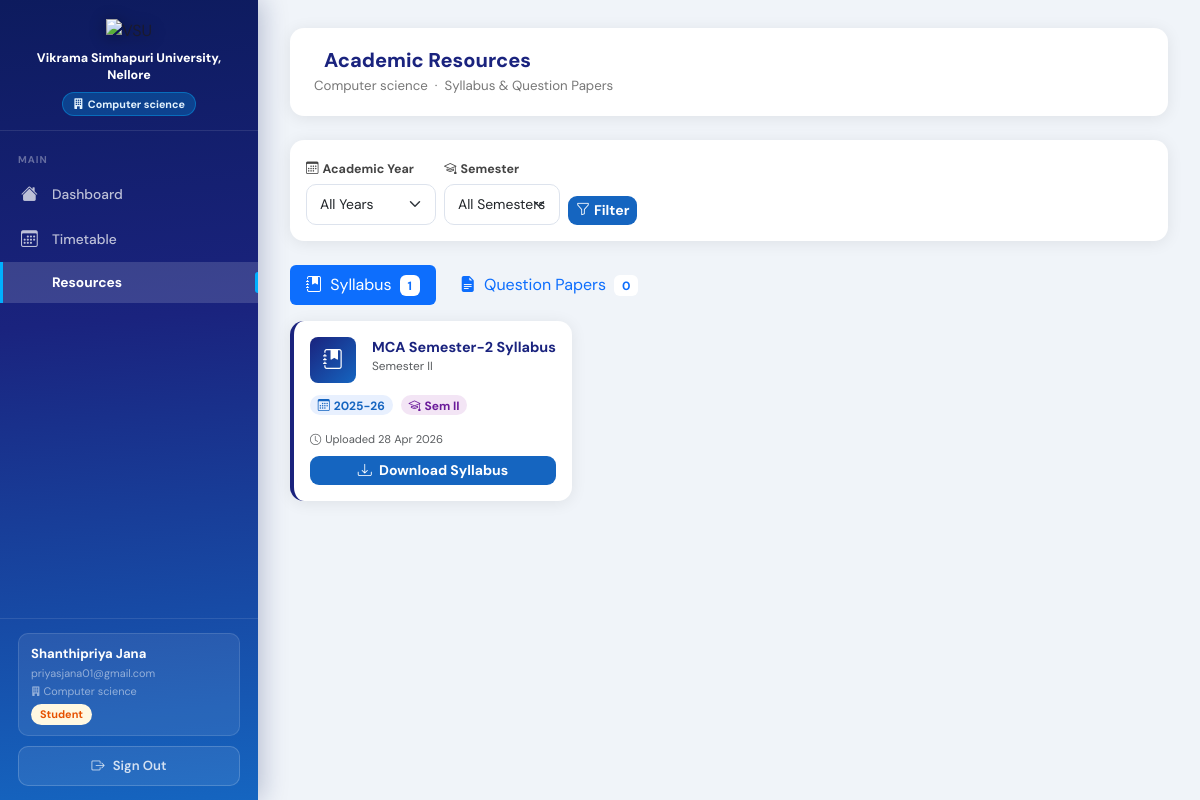
Page /resources/ (signed in) on the committed database.
### accounts/models.py (models this page shows, shortened)
class User(AbstractBaseUser, PermissionsMixin):
    ROLE_CHOICES = [
        ('assistant', 'Assistant'),
        ('faculty',   'Faculty'),
        ('student',   'Student'),
    ]
    email         = models.EmailField(unique=True)
    full_name     = models.CharField(max_length=150)
    department    = models.CharField(max_length=200, blank=True, default='')
    role          = models.CharField(max_length=20, choices=ROLE_CHOICES, default='student')
    semester      = models.CharField(max_length=5, choices=SEMESTER_CHOICES, blank=True, default='')
    academic_year = models.CharField(max_length=10, blank=True, default='', help_text='e.g. 2024-25')
    is_active     = models.BooleanField(default=True)
    is_staff      = models.BooleanField(default=False)
    date_joined   = models.DateTimeField(auto_now_add=True)
    USERNAME_FIELD  = 'email'
    REQUIRED_FIELDS = ['full_name']
    objects = UserManager()
    class Meta:
        verbose_name        = 'User'
        verbose_name_plural = 'Users'
        ordering            = ['role', 'email']
    @property
    def is_assistant(self):
        return self.role == 'assistant'
    @property
    def is_student(self):
        return self.role == 'student'

### core/models.py (models this page shows, shortened)
class Syllabus(models.Model):
    department   = models.CharField(max_length=200)
    academic_year = models.CharField(max_length=10, help_text='e.g. 2024-25')
    semester     = models.CharField(max_length=5, choices=SEMESTER_CHOICES)
    title        = models.CharField(max_length=300, help_text='Short description, e.g. B.Tech CSE Semester III Syllabus')
    file         = models.FileField(upload_to='syllabus/')
    uploaded_at  = models.DateTimeField(auto_now_add=True)
    uploaded_by  = models.CharField(max_length=150, blank=True)
    class Meta:
        verbose_name_plural = 'Syllabi'
        ordering = ['department', 'academic_year', 'semester']
        unique_together = ('department', 'academic_year', 'semester')

### core/views.py (the view)
# urls.py: path('resources/',          views.resources_view,    name='resources'),
@login_required
def resources_view(request):
    is_super   = _is_super(request)
    user_dept  = _user_dept(request)
    is_student = request.user.is_student
    if is_super:
        all_depts     = _all_departments()
        selected_dept = request.GET.get('dept', all_depts[0] if all_depts else '')
    else:
        selected_dept = user_dept    # LOCKED — ignore any ?dept= param
    all_years = sorted(set(
        list(Syllabus.objects.filter(department=selected_dept)
             .values_list('academic_year', flat=True).distinct()) +
        list(OldQuestionPaper.objects.filter(department=selected_dept)
             .values_list('academic_year', flat=True).distinct())
    ), reverse=True)
    selected_year = request.GET.get('year', '')
    selected_sem  = request.GET.get('semester', '')
    f = {'department': selected_dept}
    if selected_year:
        f['academic_year'] = selected_year
    if selected_sem:
        f['semester'] = selected_sem
    syllabi = Syllabus.objects.filter(**f).order_by('semester')
    papers  = OldQuestionPaper.objects.filter(**f).order_by('semester', 'subject_name')
    context = {
        'is_student':       is_student,
        'syllabi':          syllabi,
        'papers':           papers,
        'all_depts':        _all_departments() if is_super else [],
        'selected_dept':    selected_dept,
        'user_dept':        user_dept,
        'is_super':         is_super,
        'all_years':        all_years,
        'selected_year':    selected_year,
        'selected_sem':     selected_sem,
        'semester_choices': SEMESTER_CHOICES,
    }
    return render(request, 'core/resources.html', context)

### core/views.py (called while the page is built)
def _user_dept(request):
    return (getattr(request.user, 'department', '') or '').strip()

def _is_super(request):
    return request.user.is_authenticated and request.user.is_assistant and not _user_dept(request)

### templates/core/resources.html (shortened to what this page needs)
{% extends "base.html" %}
{% block content %}
<div class="page-hdr">
  <div>
    <h4> Academic Resources</h4>
    <p>
      {% if is_student %}
        {{ user.department }} &nbsp;·&nbsp; Syllabus &amp; Question Papers
      {% else %}
        Syllabus &amp; Old Question Papers
      {% endif %}
    </p>
  </div>
</div>
{% if is_student %}
<div class="card mb-4">
  <div class="card-body">
    <form method="get" class="row g-2 align-items-end">
      <div class="col-auto">
        <label class="form-label fw-bold" style="font-size:.78rem;"><i class="bi bi-calendar3 me-1"></i>Academic Year</label>
        <select name="year" id="year-select-student" class="form-select form-select-sm" style="min-width:130px;">
          <option value="">All Years</option>
        </select>
      </div>
      <div class="col-auto">
        <label class="form-label fw-bold" style="font-size:.78rem;"><i class="bi bi-mortarboard me-1"></i>Semester</label>
        <select name="semester" class="form-select form-select-sm">
          <option value="">All Semesters</option>
        </select>
      </div>
      <div class="col-auto">
        <button type="submit" class="btn btn-primary btn-sm"><i class="bi bi-funnel me-1"></i>Filter</button>
      </div>
    </form>
  </div>
</div>
{% if syllabi or papers %}
<ul class="nav nav-pills mb-3 gap-2" id="resourceTabs">
  <li class="nav-item">
    <a class="nav-link active" data-bs-toggle="pill" href="#tab-syllabus">
      <i class="bi bi-journal-bookmark-fill me-1"></i> Syllabus
      <span class="badge bg-white text-primary ms-1">{{ syllabi|length }}</span>
    </a>
  </li>
  <li class="nav-item">
    <a class="nav-link" data-bs-toggle="pill" href="#tab-papers">
      <i class="bi bi-file-earmark-text-fill me-1"></i> Question Papers
      <span class="badge bg-white text-primary ms-1">{{ papers|length }}</span>
    </a>
  </li>
</ul>
<div class="tab-content">
  <div class="tab-pane fade show active" id="tab-syllabus">
    {% if syllabi %}
    <div class="row g-3">
      {% for s in syllabi %}
      <div class="col-md-6 col-lg-4">
        <div class="card h-100" style="border-left:4px solid var(--primary);">
          <div class="card-body d-flex flex-column">
            <div class="d-flex align-items-start gap-3 mb-2">
              <div class="rounded-3 d-flex align-items-center justify-content-center flex-shrink-0"
                   style="width:46px;height:46px;background:linear-gradient(135deg,#1a237e,#1565c0);">
                <i class="bi bi-journal-bookmark-fill text-white fs-5"></i>
              </div>
              <div>
                <div class="fw-bold" style="font-size:.9rem;color:var(--primary);">{{ s.title }}</div>
                <div class="text-muted" style="font-size:.74rem;">Semester {{ s.semester }}</div>
              </div>
            </div>
            <div class="d-flex gap-2 flex-wrap mt-1 mb-3">
              <span class="badge rounded-pill" style="background:#e8f0fe;color:#1565c0;">
                <i class="bi bi-calendar3 me-1"></i>{{ s.academic_year }}
              </span>
              <span class="badge rounded-pill" style="background:#f3e5f5;color:#6a1b9a;">
                <i class="bi bi-mortarboard me-1"></i>Sem {{ s.semester }}
              </span>
            </div>
            <div class="mt-auto">
              <div class="text-muted mb-2" style="font-size:.7rem;"><i class="bi bi-clock me-1"></i>Uploaded {{ s.uploaded_at|date:"d M Y" }}</div>
              <a href="{{ s.file.url }}" target="_blank" class="btn btn-primary btn-sm w-100">
                <i class="bi bi-download me-1"></i> Download Syllabus
              </a>
            </div>
          </div>
        </div>
      </div>
      {% endfor %}
    </div>
    {% else %}
    <div class="card p-4 text-center text-muted">
      <i class="bi bi-journal-x fs-2 mb-2 text-secondary"></i>
      <p>No syllabus found for the selected filter.</p>
    </div>
    {% endif %}
  </div>
</div>
{% endif %}
{% endif %}
{% endblock %}

### templates/base.html (shortened to what this page needs)
{% load static %}
<!DOCTYPE html>
<html lang="en">
<head>
<link href="https://cdn.jsdelivr.net/npm/bootstrap@5.3.0/dist/css/bootstrap.min.css" rel="stylesheet">
<link href="https://cdn.jsdelivr.net/npm/bootstrap-icons@1.11.0/font/bootstrap-icons.css" rel="stylesheet">
</head>
<body>
<aside class="sidebar">
  <div class="sidebar-brand">
    <img src="https://upload.wikimedia.org/wikipedia/en/7/70/Vikrama_Simhapuri_University_Logo.png" alt="VSU">
    <h6>Vikrama Simhapuri University, Nellore</h6>
    {% if user.is_authenticated %}
      {% if user.department %}
        <span class="dept-badge"><i class="bi bi-building-fill me-1"></i>{{ user.department }}</span>
      {% else %}
        <span class="super-badge"><i class="bi bi-globe me-1"></i>All Departments</span>
      {% endif %}
    {% else %}
      <small style="color:rgba(255,255,255,.5)">Timetable Management System</small>
    {% endif %}
  </div>
  <nav class="sidebar-nav">
    <div class="nav-label">Main</div>
    <a href="{% url 'dashboard' %}"
       class="nav-link-item {% if request.resolver_match.url_name == 'dashboard' %}active{% endif %}">
      <i class="bi bi-house-fill"></i><span>Dashboard</span>
    </a>
    <a href="{% url 'timetable' %}"
       class="nav-link-item {% if request.resolver_match.url_name == 'timetable' %}active{% endif %}">
      <i class="bi bi-calendar3"></i><span>Timetable</span>
    </a>
    <a href="{% url 'resources' %}"
       class="nav-link-item {% if request.resolver_match.url_name == 'resources' %}active{% endif %}">
      <span>Resources</span>
    </a>
  </nav>
  <div class="sidebar-footer">
    <div class="user-card">
      <div class="name">{{ user.full_name }}</div>
      <div class="email">{{ user.email }}</div>
      {% if user.department %}
        <div class="email" style="margin-top:2px;"><i class="bi bi-building-fill" style="font-size:.6rem"></i> {{ user.department }}</div>
      {% endif %}
      <span class="role-pill role-{{ user.role }}">{{ user.role|title }}</span>
    </div>
    <form method="POST" action="{% url 'logout' %}" style="margin:0;">
      <button type="submit" class="btn-signout">
        <i class="bi bi-box-arrow-right"></i><span>Sign Out</span>
      </button>
    </form>
  </div>
</aside>
<main class="main">
  {% block content %}{% endblock %}
</main>
</body>
</html>

### templates/base.html (style rules this page uses)
:root { --primary: #1a237e; --primary-mid: #1565c0; --primary-lt: #1976d2; --accent: #00b0ff; --sidebar-w: 258px; --radius: 14px; --shadow: 0 2px 16px rgba(0,0,0,.08); }
*, *::before, *::after { box-sizing: border-box; margin: 0; padding: 0; }
body { font-family: 'DM Sans', sans-serif; background: #f0f4f9; min-height: 100vh; color: #1a1a2e; }
.sidebar { width: var(--sidebar-w); min-height: 100vh; background: linear-gradient(175deg, #0d1b5e 0%, #1a237e 40%, #1565c0 100%); position: fixed; top: 0; left: 0; z-index: 200; display: flex; flex-direction: column; box-shadow: 4px 0 24px rgba(13,27,94,.25); }
.sidebar-brand { padding: 18px 16px 14px; border-bottom: 1px solid rgba(255,255,255,.1); text-align: center; }
.sidebar-brand img { height: 48px; filter: drop-shadow(0 2px 8px rgba(0,0,0,.4)); }
.sidebar-brand h6 { color: white; font-size: .78rem; font-weight: 800; margin: 7px 0 2px; line-height: 1.4; }
.sidebar-brand .dept-badge { display: inline-block; margin-top: 5px; background: rgba(0,176,255,.25); border: 1px solid rgba(0,176,255,.4); color: #e3f2fd; font-size: .67rem; font-weight: 700; padding: 3px 10px; border-radius: 20px; max-width: 100%; word-break: break-word; }
.sidebar-nav { flex: 1; padding: 8px 0; overflow-y: auto; }
.nav-label { padding: 14px 18px 4px; font-size: .62rem; font-weight: 700; text-transform: uppercase; letter-spacing: .1em; color: rgba(255,255,255,.35); }
.nav-link-item { display: flex; align-items: center; gap: 11px; padding: 10px 18px; color: rgba(255,255,255,.72); text-decoration: none; font-size: .86rem; font-weight: 500; border-left: 3px solid transparent; transition: all .15s; position: relative; }
.nav-link-item i { font-size: 1.05rem; width: 20px; flex-shrink: 0; }
.nav-link-item.active { background: rgba(255,255,255,.15); color: white; border-left-color: var(--accent); font-weight: 700; }
.nav-link-item.active::after { content: ''; position: absolute; right: 0; top: 25%; height: 50%; width: 3px; background: var(--accent); border-radius: 3px 0 0 3px; }
.sidebar-footer { padding: 14px 18px; border-top: 1px solid rgba(255,255,255,.1); }
.user-card { background: rgba(255,255,255,.08); border: 1px solid rgba(255,255,255,.12); border-radius: 10px; padding: 10px 12px; margin-bottom: 10px; }
.user-card .name { color: white; font-size: .82rem; font-weight: 700; }
.user-card .email { color: rgba(255,255,255,.5); font-size: .68rem; margin-top: 1px; }
.role-pill { display: inline-block; padding: 2px 9px; border-radius: 20px; font-size: .68rem; font-weight: 700; margin-top: 5px; }
.role-student { background: #fff8e1; color: #e65100; }
.btn-signout { display: flex; align-items: center; justify-content: center; gap: 8px; width: 100%; padding: 9px; background: rgba(255,255,255,.08); border: 1px solid rgba(255,255,255,.18); color: rgba(255,255,255,.8); border-radius: 10px; font-size: .82rem; font-weight: 600; transition: .15s; cursor: pointer; }
.main { margin-left: var(--sidebar-w); padding: 28px 32px; min-height: 100vh; }
.page-hdr { display: flex; align-items: flex-start; justify-content: space-between; flex-wrap: wrap; gap: 12px; background: white; border-radius: var(--radius); padding: 20px 24px; margin-bottom: 24px; box-shadow: var(--shadow); }
.page-hdr h4 { font-size: 1.25rem; font-weight: 800; color: var(--primary); display: flex; align-items: center; gap: 10px; margin: 0; }
.page-hdr p { color: #777; font-size: .83rem; margin: 4px 0 0; }
.card { border: none; border-radius: var(--radius); box-shadow: var(--shadow); background: white; }
.form-label { font-weight: 600; font-size: .82rem; color: #444; margin-bottom: 5px; }
.form-control, .form-select { border-radius: 10px; padding: 9px 13px; border: 1.5px solid #dde3ed; font-size: .87rem; font-family: 'DM Sans', sans-serif; }
.btn-primary { background: var(--primary-mid); border: none; font-weight: 700; border-radius: 9px; }

### rows in the picture
User: department "Computer science", full_name "Shanthipriya Jana", email "priyasjana01@gmail.com", role "Student"
Syllabus: title "MCA Semester-2 Syllabus", semester "II", academic_year "2025-26", uploaded_at "28 Apr 2026"

### other values in the picture
{{ syllabi|length }} "1"
{{ papers|length }} "0"
